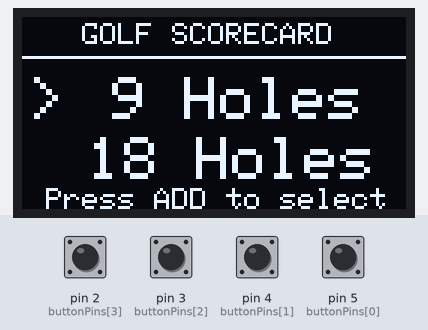
Recording of a sketch running on a simulated Arduino Uno, built with avr-gcc and run on an emulated ATmega328P. On the bench: 128×64 one-colour display. The inputs (shaded band) are chosen by the test bench; at power-on: pin 2 (buttonPins[3]), pin 3 (buttonPins[2]), pin 4 (buttonPins[1]), pin 5 (buttonPins[0]) HIGH. What the sketch prints to the serial monitor is not drawn.

Above: at 4.2 s.
4.3 s: pin 4 (buttonPins[1]) pulled LOW for 1 s
At 6.3 s:
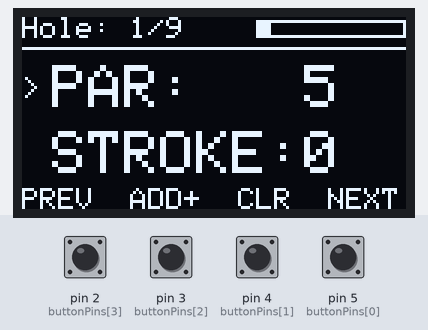
6.8 s: pin 2 (buttonPins[3]) pulled LOW for 0.15 s
At 7.5 s:
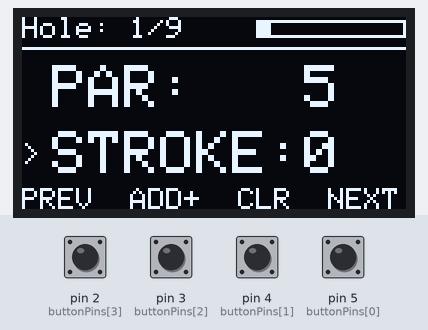
8.4 s: pin 2 (buttonPins[3]) pulled LOW for 1 s
At 10.6 s:
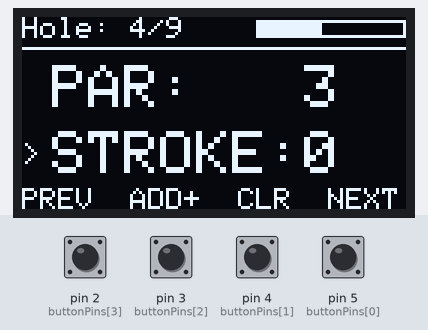
10.9 s: pin 4 (buttonPins[1]) pulled LOW for 0.15 s
At 11.8 s:
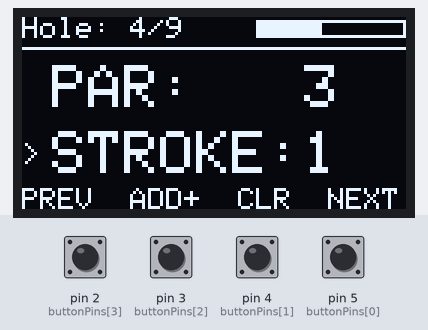
12.5 s: pin 5 (buttonPins[0]) pulled LOW for 0.15 s
At 13.0 s:
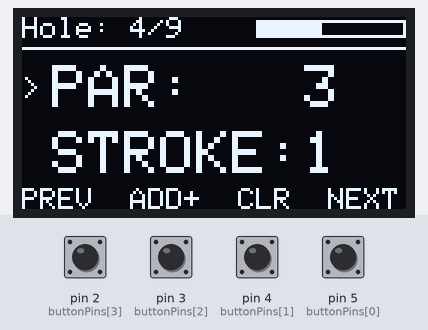
14.1 s: pin 2 (buttonPins[3]) driven LOW
At 16.7 s:
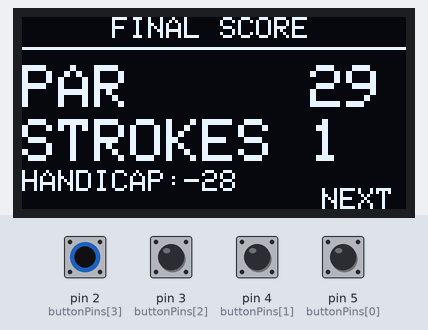
Timing chart, 0 to 18.1 s (numbered marks = the images above; inputs shaded):
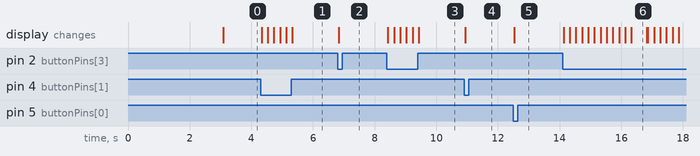

Measured:
- after the input at 4.3 s, the display: first changes at once (image 1 shows a later state)
- after the input at 6.8 s, the display: changes at once (image 2)
- after the input at 8.4 s, the display: first changes at once (image 3 shows a later state)
- after the input at 10.9 s, the display: changes at once (image 4)
- after the input at 12.5 s, the display: changes at once (image 5)
- after the input at 14.1 s, the display: first changes at once (image 6 shows a later state)
- what the display in image 6 shows lasts 0.5 s, from 16.3 s to 16.8 s

The sketch:

Golf-Buddy.ino
```cpp
#include <SPI.h>
#include <Wire.h>
#include <Adafruit_GFX.h>
#include <Adafruit_SSD1306.h>

#define SCREEN_WIDTH        128
#define SCREEN_HEIGHT        64
#define OLED_RESET          -1
#define SCREEN_ADDRESS      0x3C  // Updated address from 0x3D to 0x3C
Adafruit_SSD1306 display(SCREEN_WIDTH, SCREEN_HEIGHT, &Wire, OLED_RESET);

const byte buttonPins[] = {5, 4, 3, 2}; // PREV, ADD, CLEAR, NEXT

typedef enum {
  START,
  RUNNING,
  IDLE,
  SCORE
} State;

typedef enum {
  PREV,
  ADD,
  CLEAR,
  NEXT
} Input;

typedef enum {
  HOLE,
  PAR,
  STROKE
} Option;

struct Holes {
  uint8_t par;
  uint8_t strokes;
};

#define GAME_HOLE_FULL      18
#define GAME_HOLE_HALF       9
#define MAX_PAR              5
#define MAX_STROKE          13
#define STARTING_HOLE        1
#define STARTING_PAR         3
#define STARTING_STROKE      0

State gameState;
Input inp;
Input newInp;
Option opt;

uint8_t totalHoles;
uint8_t currentHole;
Holes holes[GAME_HOLE_FULL];
bool selectingHoles;

unsigned long lastButtonTime   = 0;
#define DEBOUNCE_MS             200

unsigned long lastActivityTime = 0;
#define IDLE_TIMEOUT_MS         30000

// Call splash before game setup in setup()
void setup() {
  Serial.begin(9600);
  Serial.println("\nHello World!");

  if (!display.begin(SSD1306_SWITCHCAPVCC, SCREEN_ADDRESS)) {
    Serial.println(F("SSD1306 allocation failed"));
    for (;;);
  }

  for (byte i = 0; i < 4; i++) {
    pinMode(buttonPins[i], INPUT_PULLUP);
  }

  drawSplashScreen(); // Show splash for 2 seconds on boot
  delay(3000);        // Hold splash for 2 seconds
  setupGame();
}

void initHoles() {
  for (uint8_t i = 0; i < GAME_HOLE_FULL; i++) {
    holes[i].par     = STARTING_PAR;
    holes[i].strokes = STARTING_STROKE;
  }
}

void setupGame() {
  gameState      = START;
  selectingHoles = true;
  totalHoles     = 0;
  currentHole    = 0;  // 0 = 9 holes highlighted, 1 = 18 holes highlighted
  opt            = HOLE;
  initHoles();
  drawStartScreen();
}

void loop() {
  switch (gameState) {

    case START:
      if (buttonPressDebounced()) {
        handleStartInput();
      }
      break;

    // Only redraw hole screen if we didn't just transition to SCORE
    case RUNNING:
      if (buttonPressDebounced()) {
        lastActivityTime = millis();
        performOperation();
        if (gameState == RUNNING) {  // Guard added - skip redraw if score screen was just triggered
          drawHoleScreen();
        }
      }
      if (millis() - lastActivityTime >= IDLE_TIMEOUT_MS) {
        gameState = IDLE;
        drawIdleScreen();
      }
    break;

    case IDLE:
      if (buttonPressDebounced()) {
        lastActivityTime = millis();
        gameState        = RUNNING;
        drawHoleScreen();
      }
      break;

    case SCORE:
      if (buttonPressDebounced()) {
        delay(300);
        setupGame();
      }
      break;
  }
}

bool buttonPressDebounced() {
  if (millis() - lastButtonTime < DEBOUNCE_MS) return false;
  for (byte i = 0; i < 4; i++) {
    if (digitalRead(buttonPins[i]) == LOW) {
      lastButtonTime = millis();
      newInp = Input(i);
      inp    = newInp;
      return true;
    }
  }
  return false;
}

bool buttonPress() {
  for (byte i = 0; i < 4; i++) {
    if (digitalRead(buttonPins[i]) == LOW) return true;
  }
  return false;
}

void readInput() {
  for (byte i = 0; i < 4; i++) {
    if (digitalRead(buttonPins[i]) == LOW) {
      newInp = Input(i);
      return;
    }
  }
}

void handleStartInput() {
  switch (inp) {

    // PREV and NEXT now both cycle the selection, ADD confirms it
    case PREV:
    case NEXT:
      // Toggle between 0 (9 holes) and 1 (18 holes)
      currentHole = (currentHole == 0) ? 1 : 0;
      drawStartScreen();
      break;

    case ADD:
      // ADD is now the confirm button on the start screen
      totalHoles       = (currentHole == 0) ? GAME_HOLE_HALF : GAME_HOLE_FULL;
      currentHole      = STARTING_HOLE;
      opt              = PAR;
      gameState        = RUNNING;
      lastActivityTime = millis();
      drawHoleScreen();
      break;

    case CLEAR:
      // No-op on start screen
      break;
  }
}

bool performOperation() {
  uint8_t holeIdx = currentHole - 1;

  switch (inp) {

    case PREV:
      if (opt == STROKE) {
        opt = PAR;
      } else if (opt == PAR) {
        if (currentHole > STARTING_HOLE) {
          currentHole--;
          opt = STROKE;
        }
      }
      break;

    case NEXT:
      if (opt == PAR) {
        opt = STROKE;
      } else if (opt == STROKE) {
        if (currentHole < totalHoles) {
          currentHole++;
          opt = PAR;
        } else {
          gameState = SCORE;
          drawScoreScreen();
          return true;
        }
      }
      break;

    case ADD:
      if (opt == PAR) {
        if (holes[holeIdx].par < MAX_PAR) {
          holes[holeIdx].par++;
        } else {
          holes[holeIdx].par = STARTING_PAR;
        }
      } else if (opt == STROKE) {
        if (holes[holeIdx].strokes < MAX_STROKE) {
          holes[holeIdx].strokes++;
        } else {
          holes[holeIdx].strokes = STARTING_STROKE;
        }
      }
      break;

    case CLEAR:
      if (opt == PAR) {
        holes[holeIdx].par = STARTING_PAR;
      } else if (opt == STROKE) {
        holes[holeIdx].strokes = STARTING_STROKE;
      }
      break;
  }
  return true;
}

void drawStartScreen() {
  display.clearDisplay();
  display.setTextColor(SSD1306_WHITE);

  display.setTextSize(1);
  display.setCursor(20, 2);
  display.print(F("GOLF SCORECARD"));

  display.drawLine(0, 13, SCREEN_WIDTH, 13, SSD1306_WHITE);

  display.setTextSize(2);
  display.setCursor(30, 20);
  display.print(F("9 Holes"));

  display.setCursor(22, 40);
  display.print(F("18 Holes"));

  // Arrow tracks currentHole (0 = 9 holes, 1 = 18 holes)
  uint8_t arrowY = (currentHole == 0) ? 20 : 40;
  display.setCursor(2, arrowY);
  display.print(F(">"));

  display.setTextSize(1);
  display.setCursor(8, 57);
  display.print(F("Press ADD to select"));

  display.display();
}

void drawHoleScreen() {
  uint8_t holeIdx = currentHole - 1;

  display.clearDisplay();
  display.setTextColor(SSD1306_WHITE);

  display.setTextSize(1);
  display.setCursor(0, 0);
  display.print(F("Hole: "));
  display.print(currentHole);
  display.print(F("/"));
  display.print(totalHoles);

  uint8_t barWidth = 50;
  uint8_t filled   = (uint8_t)((float)currentHole / totalHoles * barWidth);
  display.drawRect(78, 1, barWidth, 6, SSD1306_WHITE);
  display.fillRect(78, 1, filled, 6, SSD1306_WHITE);

  display.drawLine(0, 10, SCREEN_WIDTH, 10, SSD1306_WHITE);

  display.setTextSize(2);
  display.setCursor(10, 16);
  display.print(F("PAR:   "));
  display.print(holes[holeIdx].par);

  if (opt == PAR) {
    display.setTextSize(1);
    display.setCursor(0, 20);
    display.print(F(">"));
  }

  display.setTextSize(2);
  display.setCursor(10, 38);
  display.print(F("STROKE:"));
  display.print(holes[holeIdx].strokes);

  if (opt == STROKE) {
    display.setTextSize(1);
    display.setCursor(0, 42);
    display.print(F(">"));
  }

  display.setTextSize(1);
  display.setCursor(0, 57);
  display.print(F("PREV  ADD+  CLR  NEXT"));

  display.display();
}

void drawIdleScreen() {
  display.clearDisplay();
  display.setTextSize(1);
  display.setTextColor(SSD1306_WHITE);
  display.setCursor(20, 28);
  display.print(F("Press any key..."));
  display.display();
}

void drawScoreScreen() {
  uint16_t totalPar    = 0;
  uint16_t totalStroke = 0;

  for (uint8_t i = 0; i < totalHoles; i++) {
    totalPar    += holes[i].par;
    totalStroke += holes[i].strokes;
  }
  int16_t diff = (int16_t)totalStroke - (int16_t)totalPar;

  display.clearDisplay();
  display.setTextColor(SSD1306_WHITE);

  display.setTextSize(1);
  display.setCursor(30, 0);
  display.print(F("FINAL SCORE"));
  display.drawLine(0, 10, SCREEN_WIDTH, 10, SSD1306_WHITE);

  display.setTextSize(2);
  display.setCursor(0, 16);
  display.print(F("PAR     "));
  display.print(totalPar);

  display.setCursor(0, 34);
  display.print(F("STROKES "));
  display.print(totalStroke);

  display.setTextSize(1);
  display.setCursor(0, 51);
  display.print(F("HANDICAP:"));
  if (diff > 0) display.print(F("+"));
  display.print(diff);

  //if (diff == 0)      display.print(F(" (Even!)"));
  //else if (diff < 0)  display.print(F(" (Under par!)"));
  //else if (diff <= 5) display.print(F(" (Over par)"));
  //else                display.print(F(" (Keep at it!)"));

  display.setCursor(100, 57);
  display.print(F("NEXT"));

  display.display();
}

void drawSplashScreen() {
  display.clearDisplay();
  display.setTextColor(SSD1306_WHITE);

  // Large title
  display.setTextSize(2);
  display.setCursor(5, 10);
  display.print(F("GOLF BUDDY"));

  // Golf scene -----------------------------------------------------

  // Ground line
  display.drawLine(0, 48, 127, 48, SSD1306_WHITE);

  // Hill / fairway mound
  display.fillTriangle(58, 48, 70, 42, 82, 48, SSD1306_WHITE);

  // Flag pole on top of hill
  display.drawLine(70, 42, 70, 30, SSD1306_WHITE);

  // Flag
  display.fillTriangle(70, 30, 76, 33, 70, 36, SSD1306_WHITE);

  // Golf ball
  display.fillCircle(34, 45, 3, SSD1306_WHITE);

  // -----------------------------------------------------------------

  // Small subtitle
  display.setTextSize(1);
  display.setCursor(30, 56);
  display.print(F("EPG tech. "));
  // Draw a small (c) circle manually after the text
  int x = 90, y = 56;
  display.drawCircle(x, y+3, 4, SSD1306_WHITE); // circle
  display.setCursor(x-2, y);
  display.print(F("P"));

  display.display();
}
```
